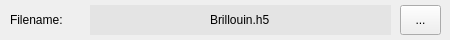
              <widget class="QWidget" name="widget" native="true">
               <property name="sizePolicy">
                <sizepolicy hsizetype="Preferred" vsizetype="Preferred">
                 <horstretch>0</horstretch>
                 <verstretch>0</verstretch>
                </sizepolicy>
               </property>
               <property name="minimumSize">
                <size>
                 <width>0</width>
                 <height>40</height>
                </size>
               </property>
               <property name="maximumSize">
                <size>
                 <width>16777215</width>
                 <height>40</height>
                </size>
               </property>
               <widget class="QLabel" name="acquisitionFilename_label">
                <property name="geometry">
                 <rect>
                  <x>10</x>
                  <y>5</y>
                  <width>71</width>
                  <height>30</height>
                 </rect>
                </property>
                <property name="frameShadow">
                 <enum>QFrame::Raised</enum>
                </property>
                <property name="text">
                 <string>Filename:</string>
                </property>
                <property name="alignment">
                 <set>Qt::AlignLeading|Qt::AlignLeft|Qt::AlignVCenter</set>
                </property>
               </widget>
               <widget class="QToolButton" name="selectFolder">
                <property name="geometry">
                 <rect>
                  <x>400</x>
                  <y>5</y>
                  <width>41</width>
                  <height>30</height>
                 </rect>
                </property>
                <property name="text">
                 <string>...</string>
                </property>
               </widget>
               <widget class="QLineEdit" name="acquisitionFilename">
                <property name="geometry">
                 <rect>
                  <x>90</x>
                  <y>5</y>
                  <width>301</width>
                  <height>30</height>
                 </rect>
                </property>
                <property name="styleSheet">
                 <string notr="true">background: #E4E4E4;
border: none;</string>
                </property>
                <property name="text">
                 <string>Brillouin.h5</string>
                </property>
                <property name="alignment">
                 <set>Qt::AlignCenter</set>
                </property>
                <property name="readOnly">
                 <bool>true</bool>
                </property>
               </widget>
              </widget>
